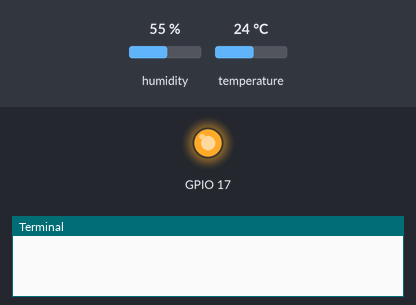
The program below on a simulated Raspberry Pi (BCM pin numbers). On the bench: output pins drawn as LEDs (lit = HIGH), the last lines printed to the terminal. Inputs (shaded band) come from the test bench; at power-on: humidity 55 %, temperature 24 °C.

Above: at 0.2 s.
At 5.5 s:
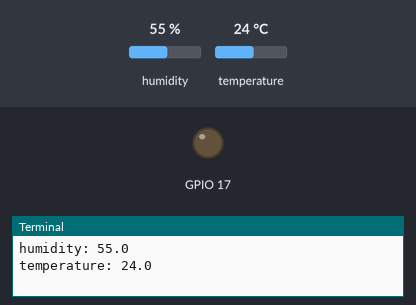
Timing chart, 0 to 13.7 s (numbered marks = the images above):
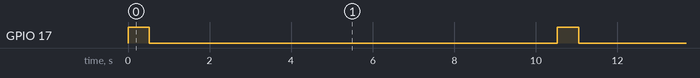

The program:

combined.py
```python
import RPi.GPIO as GPIO
import Adafruit_DHT
import time

GPIO.setmode(GPIO.BCM)
GPIO.setup(17, GPIO.OUT)

sensor = Adafruit_DHT.DHT11
pin = 27

try:
    for i in range(21):
        GPIO.output(17, GPIO.HIGH)
        humidity, temperature = Adafruit_DHT.read_retry(sensor, pin)
        print("humidity: %s" % humidity)
        print("temperature: %s" % temperature)
        GPIO.output(17, GPIO.LOW)
        time.sleep(10)
finally:
    GPIO.cleanup()
```

Measured:
- by itself, GPIO 17: alternates HIGH for 0.53 s and LOW for 10.0 s
